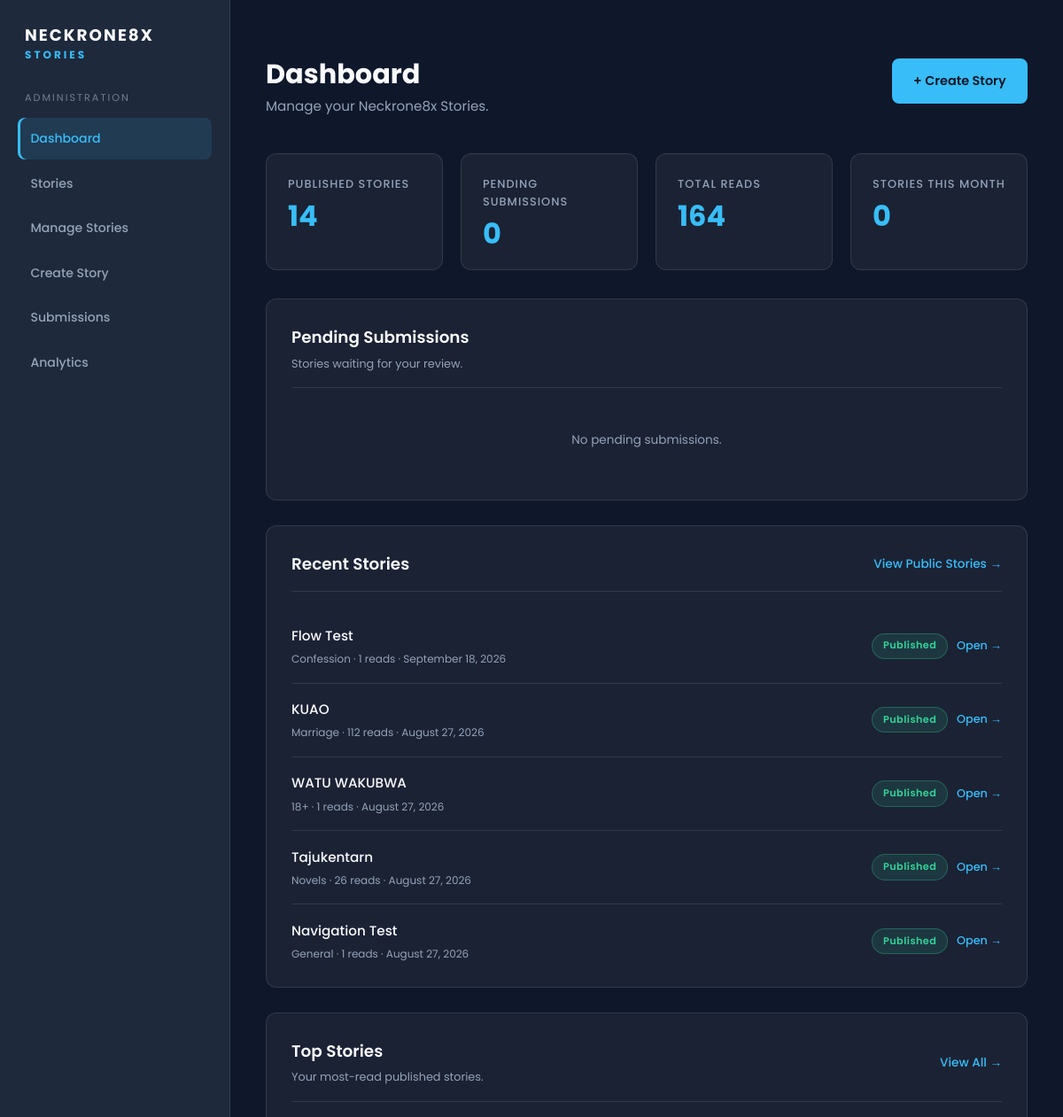
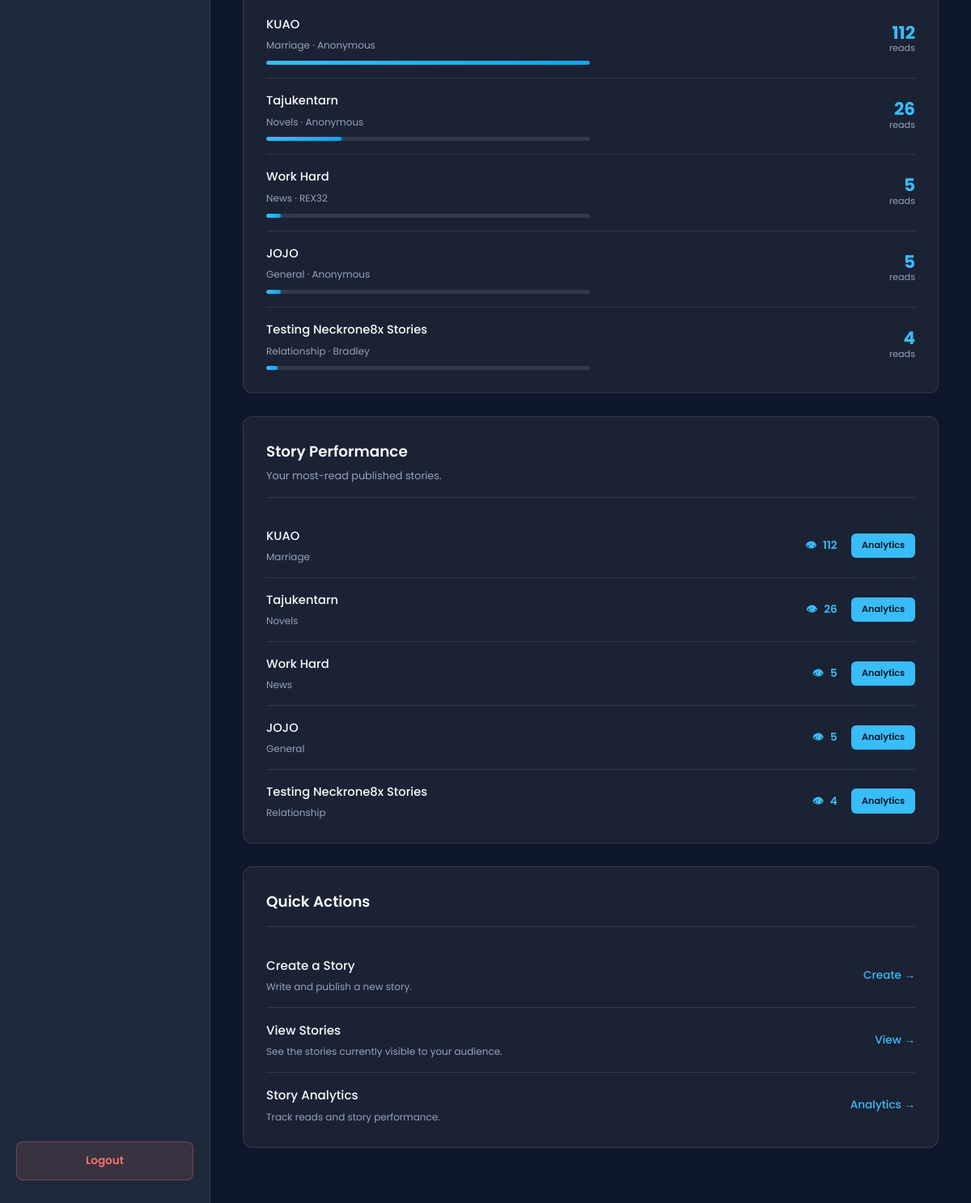
/admin (signed in), run on the app's committed database (2 pictures, top to bottom).
### app.py (models this page shows)
class Story(db.Model):
    __tablename__ = "stories"
    id = db.Column(db.Integer, primary_key=True)
    title = db.Column(db.String(200), nullable=False)
    slug = db.Column(db.String(220), unique=True, nullable=False)
    category = db.Column(db.String(100), nullable=False, default="General")
    content = db.Column(db.Text, nullable=False)
    author = db.Column(db.String(100), nullable=False, default="Anonymous")
    cover_image = db.Column(db.String(500), nullable=True)
    published = db.Column(db.Boolean, default=False)
    read_count = db.Column(db.Integer, default=0)
    created_at = db.Column(db.DateTime, default=datetime.utcnow)
    updated_at = db.Column(db.DateTime, default=datetime.utcnow, onupdate=datetime.utcnow)
    reads = db.relationship("StoryRead", backref="story", cascade="all, delete-orphan")
    reactions = db.relationship("Reaction", backref="story", cascade="all, delete-orphan")
    comments = db.relationship("Comment", backref="story", cascade="all, delete-orphan")

### app.py (the view)
@app.route("/admin")
def dashboard():
    if not session.get("admin_logged_in"):
        return redirect(url_for("login"))
    published_count = Story.query.filter_by(published=True).count()
    pending_count = Story.query.filter_by(published=False).count()
    total_reads = db.session.query(
        db.func.sum(Story.read_count)
    ).filter(Story.published == True).scalar() or 0
    now = datetime.utcnow()
    stories_this_month = Story.query.filter(
        Story.published == True,
        db.extract("month", Story.created_at) == now.month,
        db.extract("year", Story.created_at) == now.year
    ).count()
    recent_stories = Story.query.order_by(
        Story.created_at.desc()
    ).limit(5).all()
    top_stories = Story.query.filter_by(published=True).order_by(
        Story.read_count.desc()
    ).limit(5).all()
    pending_stories = Story.query.filter_by(published=False).order_by(
        Story.created_at.desc()
    ).all()
    return render_template(
        "admin/dashboard.html",
        published_count=published_count,
        pending_count=pending_count,
        total_reads=total_reads,
        stories_this_month=stories_this_month,
        recent_stories=recent_stories,
        pending_stories=pending_stories,
        top_stories=top_stories,
        pending_submissions=pending_count
    )

### app.py (called while the page is built)
@app.context_processor
def inject_template_globals():
    return {"current_year": datetime.utcnow().year}

### templates/admin/dashboard.html (shortened to what this page needs)
﻿<!DOCTYPE html>
<html lang="en">
<head>
    <link
        rel="stylesheet"
        href="{{ url_for('static', filename='css/admin.css') }}"
    >
</head>
<body>
    <div class="admin-shell">
        <aside class="sidebar">
            <div class="sidebar-logo">
                NECKRONE8X
                <span>STORIES</span>
            </div>
            <div class="sidebar-title">
                Administration
            </div>
            <nav class="sidebar-menu">
                <a href="{{ url_for('dashboard') }}" class="active">
                    Dashboard
                </a>
                <a href="{{ url_for('stories') }}">
                    Stories
                </a>
                <a href="{{ url_for('manage_stories') }}">
                    Manage Stories
                </a>
                <a href="{{ url_for('create_story') }}">
                    Create Story
                </a>
                <a href="{{ url_for('manage_submissions') }}">
                    Submissions
                </a>
                <a href="{{ url_for('admin_analytics') }}">
                    Analytics
                </a>
            </nav>
            <a href="{{ url_for('logout') }}" class="sidebar-logout">
                Logout
            </a>
        </aside>
        <main class="main">
            <div class="topbar">
                <div>
                    <h1>Dashboard</h1>
                    <p>Manage your Neckrone8x Stories.</p>
                </div>
                <a href="{{ url_for('create_story') }}" class="create-button">
                    + Create Story
                </a>
            </div>
            <section class="stats">
                <div class="stat">
                    <div class="stat-label">Published Stories</div>
                    <div class="stat-value">{{ published_count }}</div>
                </div>
                <div class="stat">
                    <div class="stat-label">Pending Submissions</div>
                    <div class="stat-value">{{ pending_count }}</div>
                </div>
                <div class="stat">
                    <div class="stat-label">Total Reads</div>
                    <div class="stat-value">{{ total_reads }}</div>
                </div>
                <div class="stat">
                    <div class="stat-label">Stories This Month</div>
                    <div class="stat-value">{{ stories_this_month }}</div>
                </div>
            </section>
            <section class="section">
                <div class="section-header">
                    <div>
                        <h2>Pending Submissions</h2>
                        <p>Stories waiting for your review.</p>
                    </div>
                </div>
                {% if pending_stories %}
                    {% for story in pending_stories %}
                        <div class="pending-story">
                            <div class="pending-info">
                                <div class="story-title">
                                    {{ story.title }}
                                </div>
                                <div class="story-meta">
                                    {{ story.category }} ·
                                    {{ story.author }} ·
                                    {{ story.created_at.strftime('%B %d, %Y') }}
                                </div>
                            </div>
                            <a
                                href="{{ url_for('review_story', story_id=story.id) }}"
                                class="review-button"
                            >
                                Review →
                            </a>
                        </div>
                    {% endfor %}
                {% else %}
                    <div class="empty">
                        No pending submissions.
                    </div>
                {% endif %}
            </section>
            <section class="section">
                <div class="section-header">
                    <h2>Recent Stories</h2>
                    <a href="{{ url_for('stories') }}" class="view-all">
                        View Public Stories →
                    </a>
                </div>
                {% if recent_stories %}
                    {% for story in recent_stories %}
                        <div class="story">
                            <div>
                                <div class="story-title">
                                    {{ story.title }}
                                </div>
                                <div class="story-meta">
                                    {{ story.category }} ·
                                    {{ story.read_count }} reads ·
                                    {{ story.created_at.strftime('%B %d, %Y') }}
                                </div>
                            </div>
                            <div class="story-actions">
                                {% if story.published %}
                                    <span class="status published">Published</span>
                                    <a
                                        href="{{ url_for('view_story', slug=story.slug) }}"
                                        class="open-story"
                                    >
                                        Open →
                                    </a>
                                {% else %}
                                    <span class="status draft">Pending</span>
                                {% endif %}
                            </div>
                        </div>
                    {% endfor %}
                {% else %}
                    <div class="empty">
                        No stories yet.<br>
                        Create your first story to see it here.
                    </div>
                {% endif %}
            </section>
            <section class="dashboard-section">
                <div class="section-header">
                    <div>
                        <h2>Top Stories</h2>
                        <p>Your most-read published stories.</p>
                    </div>
                    <a href="{{ url_for('manage_stories') }}" class="section-link">
                        View All →
                    </a>
                </div>
                {% if top_stories %}
                    <div class="top-stories">
                        {% for story in top_stories %}
                            <div class="top-story">
                                <div class="top-story-info">
                                    <div class="top-story-title">
                                        {{ story.title }}
                                    </div>
                                    <div class="top-story-meta">
                                        {{ story.category }} · {{ story.author }}
                                    </div>
                                    <div class="read-progress">
                                        <div
                                            class="read-progress-bar"
                                            style="width: {% if top_stories[0].read_count > 0 %}{{ (story.read_count / top_stories[0].read_count) * 100 }}%{% else %}0%{% endif %};"
                                        ></div>
                                    </div>
                                </div>
                                <div class="top-story-reads">
                                    <strong>{{ story.read_count }}</strong>
                                    <span>reads</span>
                                </div>
                            </div>
                        {% endfor %}
                    </div>
                {% else %}
                    <div class="empty-state">
                        No published stories yet.
                    </div>
                {% endif %}
            </section>
            <section class="section performance-section">
                <div class="section-header">
                    <div>
                        <h2>Story Performance</h2>
                        <p>Your most-read published stories.</p>
                    </div>
                </div>
                {% if top_stories %}
                    <div class="performance-list">
                        {% for story in top_stories %}
                            <div class="performance-item">
                                <div class="performance-info">
                                    <strong>{{ story.title }}</strong>
                                    <span>{{ story.category }}</span>
                                </div>
                                <div class="performance-reads">
                                    <span class="eye-icon" aria-hidden="true">👁</span>
                                    <span>{{ story.read_count }}</span>
                                    <a
                                        href="{{ url_for('story_analytics', story_id=story.id) }}"
                                        class="analytics-link"
                                    >
                                        Analytics
                                    </a>
                                </div>
                            </div>
                        {% endfor %}
                    </div>
                {% else %}
                    <div class="empty-performance">
                        No published stories yet.
                    </div>
                {% endif %}
            </section>
            <section class="section">
                <div class="section-header">
                    <h2>Quick Actions</h2>
                </div>
                <div class="quick-action">
                    <div>
                        <div class="story-title">Create a Story</div>
                        <div class="story-meta">
                            Write and publish a new story.
                        </div>
                    </div>
                    <a href="{{ url_for('create_story') }}" class="view-all">
                        Create →
                    </a>
                </div>
                <div class="quick-action">
                    <div>
                        <div class="story-title">View Stories</div>
                        <div class="story-meta">
                            See the stories currently visible to your audience.
                        </div>
                    </div>
                    <a href="{{ url_for('stories') }}" class="view-all">
                        View →
                    </a>
                </div>
                <div class="quick-action">
                    <div>
                        <div class="story-title">Story Analytics</div>
                        <div class="story-meta">
                            Track reads and story performance.
                        </div>
                    </div>
                    <a href="{{ url_for('admin_analytics') }}" class="view-all">
                        Analytics →
                    </a>
                </div>
            </section>
        </main>
    </div>
</body>
</html>

### data on the page
Story: title "Flow Test", category "Confession", read_count "1", created_at "September 18, 2026"
Story: title "KUAO", category "Marriage", read_count "112", created_at "August 27, 2026", author "Anonymous"
Story: title "WATU WAKUBWA", category "18+", read_count "1", created_at "August 27, 2026"
Story: title "Tajukentarn", category "Novels", read_count "26", created_at "August 27, 2026", author "Anonymous"
Story: title "Navigation Test", category "General", read_count "1", created_at "August 27, 2026"
Story: title "Work Hard", category "News", author "REX32", read_count "5"
Story: title "JOJO", category "General", author "Anonymous", read_count "5"
Story: title "Testing Neckrone8x Stories", category "Relationship", author "Bradley", read_count "4"

### other printed values
{{ published_count }} "14"
{{ pending_count }} "0"
{{ total_reads }} "164"
{{ stories_this_month }} "0"
